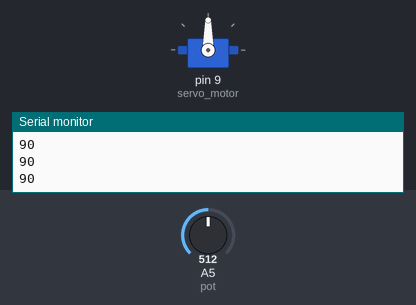
This sketch was run on a simulated Arduino Uno, built with avr-gcc and run on an emulated ATmega328P. Parts: servo, the last lines printed to the serial monitor. The test bench sets the inputs (shaded band); at power-on: A5 (pot) = 512.

Above: at 1.2 s.
1.3 s: A5 (pot) set to 716
At 2.0 s:
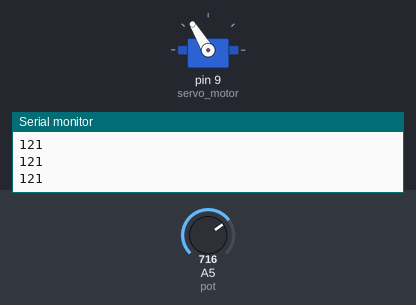
2.8 s: A5 (pot) set to 900
At 3.4 s:
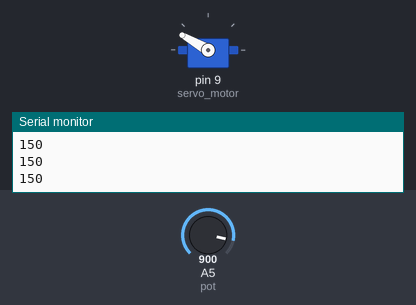
4.3 s: A5 (pot) set to 1023
At 4.7 s:
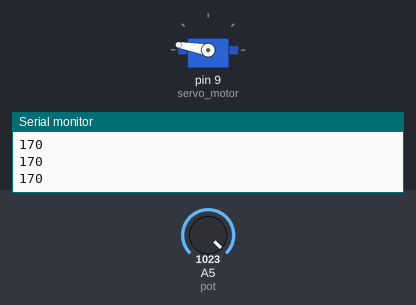
5.8 s: A5 (pot) set to 306
At 6.1 s:
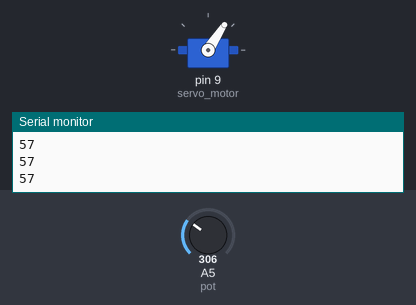
7.3 s: A5 (pot) set to 122
At 8.5 s:
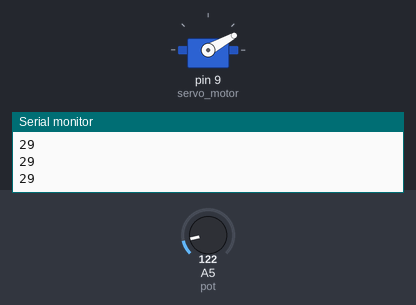
8.8 s: A5 (pot) set to 0
At 10.0 s:
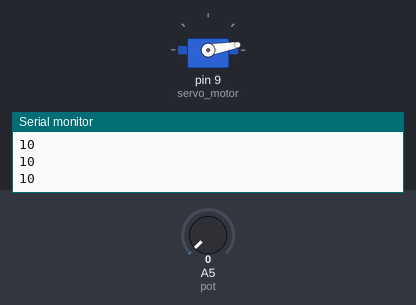
Timing chart, 0 to 11.3 s (numbered marks = the images above; inputs shaded):
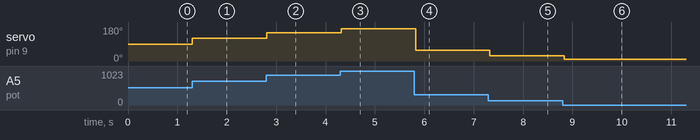

Measured:
- after the input at 1.3 s, servo on pin 9 (servo_motor): 90° → 121° at once
- after the input at 2.8 s, servo on pin 9 (servo_motor): 121° → 150° at once
- after the input at 4.3 s, servo on pin 9 (servo_motor): 150° → 170° at once
- after the input at 5.8 s, servo on pin 9 (servo_motor): 170° → 57° at once
- after the input at 7.3 s, servo on pin 9 (servo_motor): 57° → 29° at once
- after the input at 8.8 s, servo on pin 9 (servo_motor): 29° → 10° at once

The sketch:

base_com_potenciometro.ino
```cpp
//Bibliotecas
#include <Servo.h>

//Variáveis de conexão
const int pot = A5; //Potenciômetro

//Variáveis globais
int leitura;


//Configs
Servo servo_motor;
void setup() {
  Serial.begin(9600);
  //Configurando os pinos do potenciômetro e do servo.
  pinMode(pot, INPUT);
  servo_motor.attach(9);
}
void loop() {
  //Remapeia o valor analógico do potênciometro para valor aceitados pelo servo.
  leitura = analogRead(pot);
  leitura = map(leitura, 0, 1023, 10, 170);

  Serial.println(leitura);
  servo_motor.write(leitura); //Escreve para o servo o valor coletado e remapeado do potenciômetro.

  delay(100);
}
```
